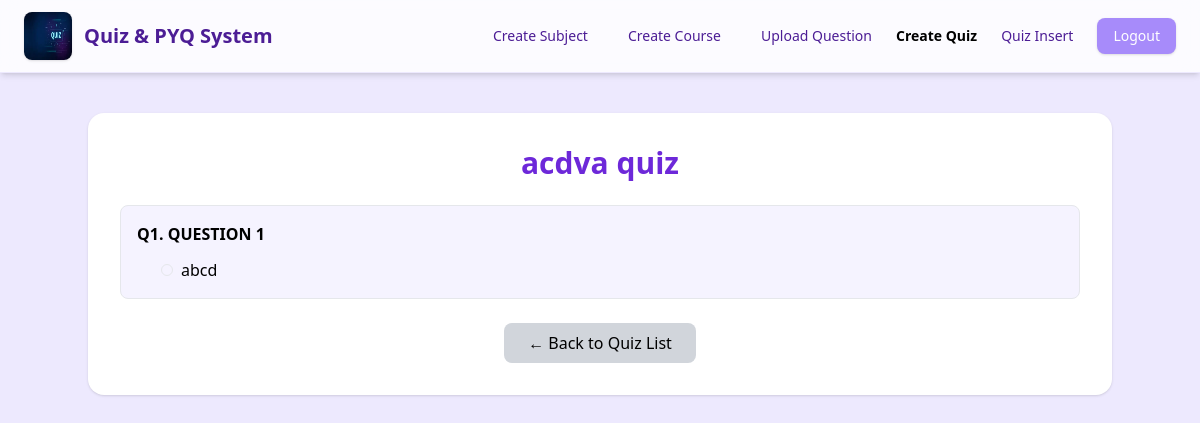
The page /quiz/1/details/ on the database as committed earlier.
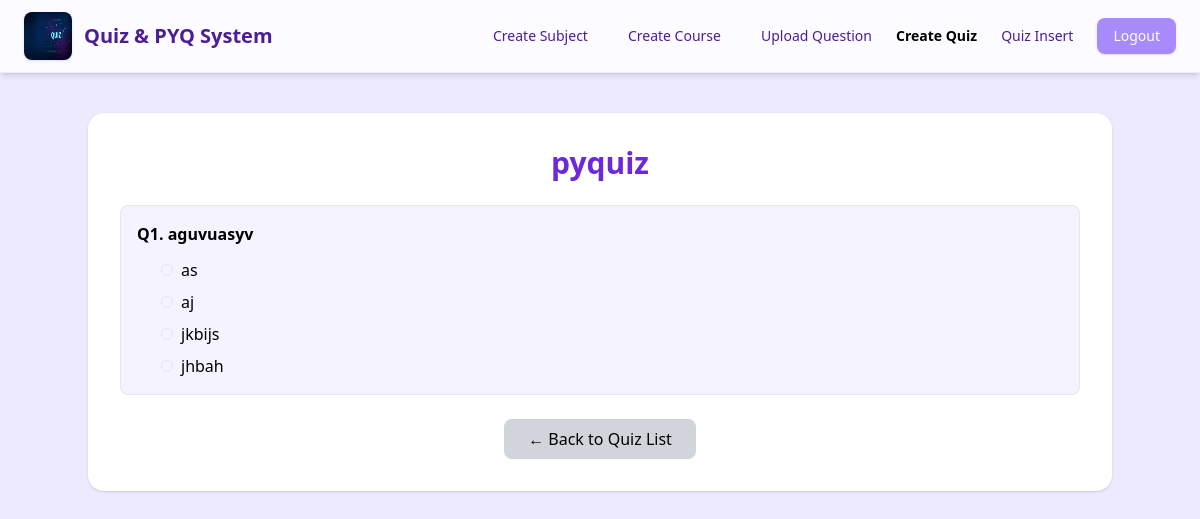
The same page on the database as committed later.
### Common/models.py (models this page shows, shortened)
class Quiz(models.Model):
    faculty = models.ForeignKey(
        FacultyRegistration,
        on_delete=models.CASCADE,
        related_name="quizzes"
    )
    subject = models.ForeignKey(
        Subject,
        on_delete=models.PROTECT
    )
    semester = models.CharField(max_length=30)
    quiz_name = models.CharField(max_length=40)
    pass_mark = models.IntegerField()

class QuizQuestion(models.Model):
    quiz = models.ForeignKey(
        Quiz,
        on_delete=models.CASCADE,
        related_name='questions'
    )
    question_text = models.TextField()

class QuizOption(models.Model):
    question = models.ForeignKey(
        QuizQuestion,
        on_delete=models.CASCADE,
        related_name='options'
    )
    option_text = models.CharField(max_length=200)
    is_correct = models.BooleanField(default=False)
    explananation = models.TextField(blank=True,null=True)

### Faculty/views.py (the view)
# urls.py: path('quiz/<int:quiz_id>/details/',views.faculty_quiz_detail,name='faculty_quiz_detail'),
def faculty_quiz_detail(request, quiz_id):
    quiz = get_object_or_404(Quiz, id=quiz_id)
    questions = quiz.questions.prefetch_related('options')
    return render(request, 'faculty/quiz_detail.html', {
        'quiz': quiz,
        'questions': questions
    })

### Faculty/Templates/faculty/quiz_detail.html
{% include 'fheader.html' %}
<script src="https://cdn.tailwindcss.com"></script>
<body class="bg-violet-100 min-h-screen">
<div class="max-w-5xl mx-auto mt-10 bg-white rounded-2xl shadow p-8">
    <h2 class="text-3xl font-bold text-center text-violet-700 mb-6">
        {{ quiz.quiz_name }}
    </h2>
    {% for q in questions %}
        <div class="mb-6 p-4 border rounded-lg bg-violet-50">
            <p class="font-semibold mb-3">
                Q{{ forloop.counter }}. {{ q.question_text }}
            </p>
            <ul class="space-y-2 ml-6">
                {% for opt in q.options.all %}
                    <li class="flex items-center gap-2">
                        <span class="w-3 h-3 rounded-full border"></span>
                        {{ opt.option_text }}
                    </li>
                {% endfor %}
            </ul>
        </div>
    {% empty %}
        <p class="text-center text-gray-500">
            No questions added to this quiz.
        </p>
    {% endfor %}
    <div class="mt-6 text-center">
        <a href="{% url 'faculty_course_quizzes' quiz.subject.id %}"
           class="inline-block px-6 py-2 bg-gray-300 rounded-lg hover:bg-gray-400">
            ← Back to Quiz List
        </a>
    </div>
</div>
</body>

Rows that differ between the two databases and show on the page:
changed Quiz: quiz_name "acdva quiz" → "pyquiz"
changed QuizQuestion: gains QuizOption (option_text "aj"); gains QuizOption (option_text "jkbijs"); gains QuizOption (option_text "jhbah"); question_text "QUESTION 1" → "aguvuasyv"
changed QuizOption (number 1 of 4 on the later page): option_text "abcd" → "as"
